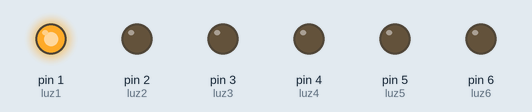
Recording of a sketch running on a simulated Arduino Uno, built with avr-gcc and run on an emulated ATmega328P. On the bench: output pins drawn as LEDs (lit = HIGH).

Above: at 0.1 s.
At 5.1 s:
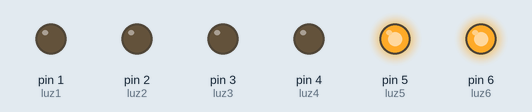
At 10.1 s:
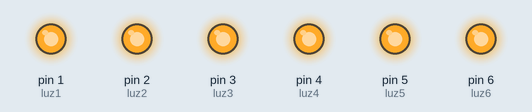
At 17.1 s:
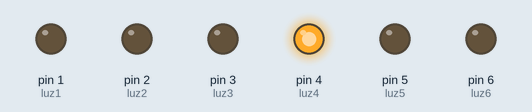
At 24.6 s:
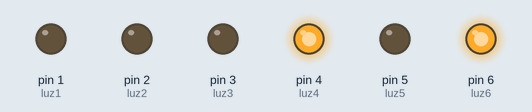
At 39.1 s:
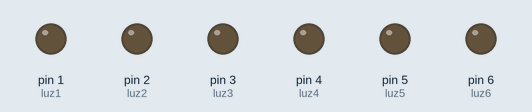
Timing chart, 0 to 40.0 s (numbered marks = the images above):
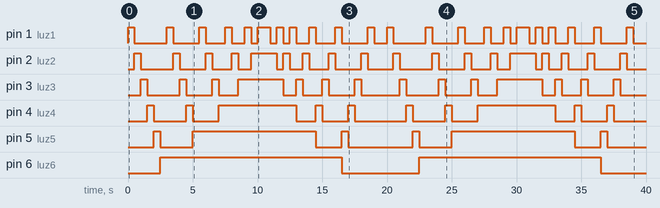

The sketch:

salto_conejo.ino
```cpp
int luz1 = 1;
int luz2 = 2;
int luz3 = 3;
int luz4 = 4;
int luz5 = 5;
int luz6 = 6;

int tiempo=500;

void setup() {
  pinMode(luz1,OUTPUT);
  pinMode(luz2,OUTPUT);
  pinMode(luz3,OUTPUT);
  pinMode(luz4,OUTPUT);
  pinMode(luz5,OUTPUT);
  pinMode(luz6,OUTPUT);

}

void loop() {
  digitalWrite(luz1,HIGH);
  delay(tiempo);
  digitalWrite(luz1,LOW);
  digitalWrite(luz2,HIGH);
  delay(tiempo);
  digitalWrite(luz2,LOW);
  digitalWrite(luz3,HIGH);
  delay(tiempo);
  digitalWrite(luz3,LOW);
  digitalWrite(luz4,HIGH);
  delay(tiempo);
  digitalWrite(luz4,LOW);
  digitalWrite(luz5,HIGH);
  delay(tiempo);
  digitalWrite(luz5,LOW);
  digitalWrite(luz6,HIGH); //PRIMER CICLO
  delay(tiempo);
  digitalWrite(luz1,HIGH);
  delay(tiempo);
  digitalWrite(luz1,LOW);
  digitalWrite(luz2,HIGH);
  delay(tiempo);
  digitalWrite(luz2,LOW);
  digitalWrite(luz3,HIGH);
  delay(tiempo);
  digitalWrite(luz3,LOW);
  digitalWrite(luz4,HIGH);
  delay(tiempo);
  digitalWrite(luz4,LOW);
  digitalWrite(luz5,HIGH); //SEGUNDO CICLO
  delay(tiempo);


  digitalWrite(luz1,HIGH);
  delay(tiempo);
  digitalWrite(luz1,LOW);
  digitalWrite(luz2,HIGH);
  delay(tiempo);
  digitalWrite(luz2,LOW);
  digitalWrite(luz3,HIGH);
  delay(tiempo);
  digitalWrite(luz3,LOW);
  digitalWrite(luz4,HIGH); //TERCER CICLO
  delay(tiempo);


  digitalWrite(luz1,HIGH);
  delay(tiempo);
  digitalWrite(luz1,LOW);
  digitalWrite(luz2,HIGH);
  delay(tiempo);
  digitalWrite(luz2,LOW);
  digitalWrite(luz3,HIGH); // CUARTO CICLO
  delay(tiempo);


  digitalWrite(luz1,HIGH);
  delay(tiempo);
  digitalWrite(luz1,LOW);
  digitalWrite(luz2,HIGH); //QUINTO CICLO
  delay(tiempo);


  digitalWrite(luz1,HIGH); //SEXTO CICLO
  delay(1000);

  digitalWrite(luz1,LOW);
  delay(tiempo);

  digitalWrite(luz2,LOW);
  digitalWrite(luz1,HIGH);
  delay(tiempo);

  digitalWrite(luz1,LOW);
  digitalWrite(luz3,LOW);
  digitalWrite(luz2,HIGH);
  delay(tiempo);
  digitalWrite(luz2,LOW);
  digitalWrite(luz1,HIGH);
  delay(tiempo);

  digitalWrite(luz1,LOW);
  digitalWrite(luz4,LOW);
  digitalWrite(luz3,HIGH);
  delay(tiempo);
  digitalWrite(luz3,LOW);
  digitalWrite(luz2,HIGH);
  delay(tiempo);
  digitalWrite(luz2,LOW);
  digitalWrite(luz1,HIGH);
  delay(tiempo);

  digitalWrite(luz1,LOW);
  digitalWrite(luz5,LOW);
  digitalWrite(luz4,HIGH);
  delay(tiempo);
  digitalWrite(luz4,LOW);
  digitalWrite(luz3,HIGH);
  delay(tiempo);
  digitalWrite(luz3,LOW);
  digitalWrite(luz2,HIGH);
  delay(tiempo);
  digitalWrite(luz2,LOW);
  digitalWrite(luz1,HIGH);
  delay(tiempo);

  digitalWrite(luz1,LOW);
  digitalWrite(luz6,LOW);
  digitalWrite(luz5,HIGH);
  delay(tiempo);
  digitalWrite(luz5,LOW);
  digitalWrite(luz4,HIGH);
  delay(tiempo);
  digitalWrite(luz4,LOW);
  digitalWrite(luz3,HIGH);
  delay(tiempo);
  digitalWrite(luz3,LOW);
  digitalWrite(luz2,HIGH);
  delay(tiempo);
  digitalWrite(luz2,LOW);
  digitalWrite(luz1,HIGH);
  delay(tiempo);

  digitalWrite(luz1,LOW);
  delay(1000);


}
```

Measured:
- by itself, pin 1 (luz1): LOW → HIGH at 0.00 s, → LOW 0.50 s later, → HIGH 2.5 s later, → LOW 0.50 s later, … (44 changes in this stretch)
- by itself, pin 2 (luz2): LOW → HIGH at 0.50 s, → LOW 0.50 s later, → HIGH 2.5 s later, → LOW 0.50 s later, … (36 changes in this stretch)
- by itself, pin 3 (luz3): LOW → HIGH at 1.0 s, → LOW 0.50 s later, → HIGH 2.5 s later, → LOW 0.50 s later, … (28 changes in this stretch)
- by itself, pin 4 (luz4): LOW → HIGH at 1.5 s, → LOW 0.50 s later, → HIGH 2.5 s later, → LOW 0.50 s later, … (20 changes in this stretch)
- by itself, pin 5 (luz5): LOW → HIGH at 2.0 s, → LOW 0.50 s later, → HIGH 2.5 s later, → LOW 9.5 s later, … (12 changes in this stretch)
- by itself, pin 6 (luz6): alternates HIGH for 14.0 s and LOW for 6.0 s
